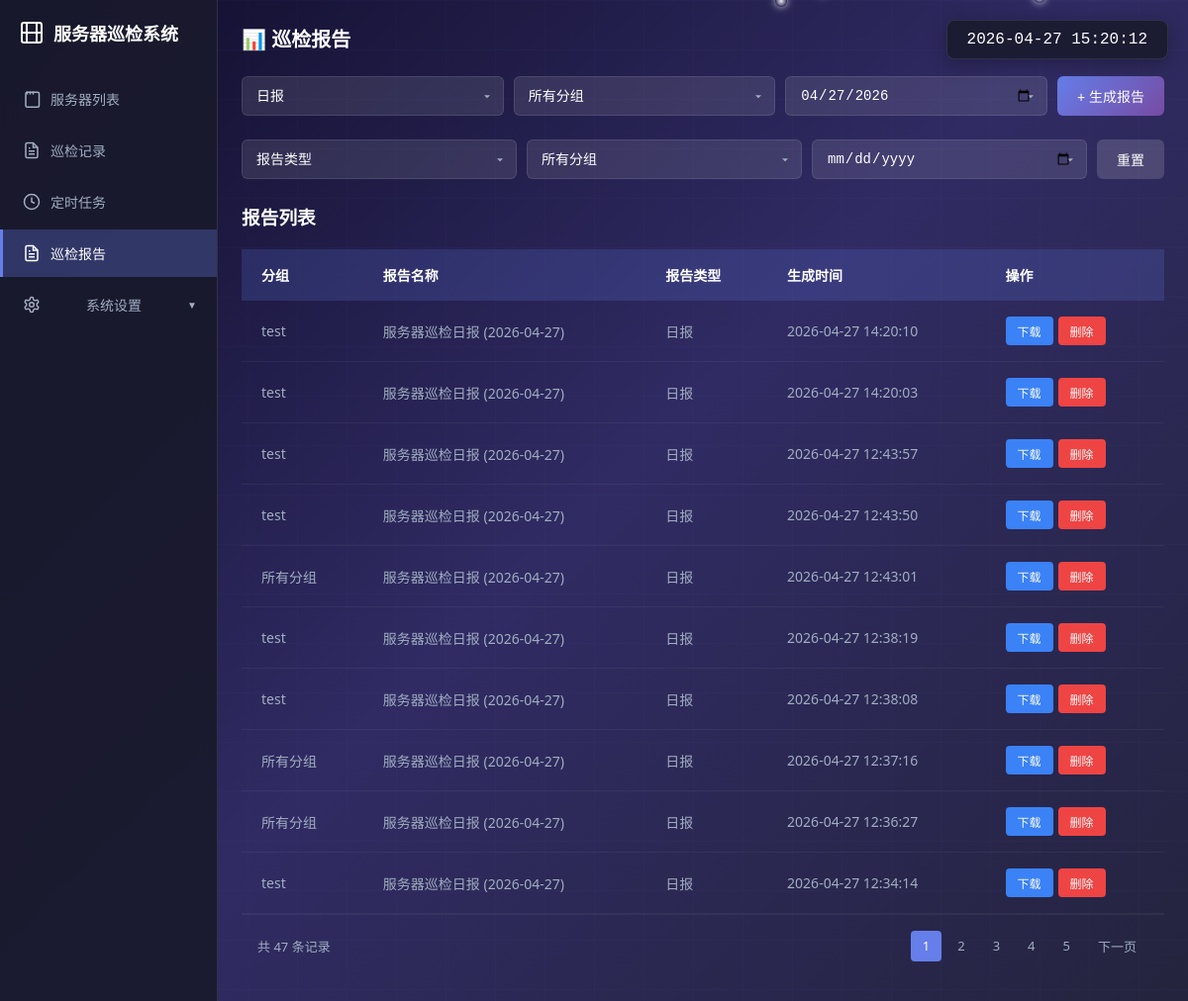
Page /reports on the committed database.
### tables this page shows
CREATE TABLE reports (
            id INTEGER PRIMARY KEY AUTOINCREMENT,
            report_type TEXT,
            group_id INTEGER,
            group_name TEXT,
            report_name TEXT,
            generated_at TIMESTAMP DEFAULT CURRENT_TIMESTAMP, is_deleted INTEGER DEFAULT 0,
            FOREIGN KEY (group_id) REFERENCES groups(id)
        );

### app.py (the view)
@app.route('/reports')
def reports():
    groups = get_all_groups()
    filter_type = request.args.get('report_type')
    filter_group = request.args.get('group_id')
    filter_date = request.args.get('date')
    page = request.args.get('page', 1, type=int)
    per_page = 10
    reports = get_all_reports(filter_type, filter_group, filter_date, page, per_page)
    total = get_reports_count(filter_type, filter_group, filter_date)
    total_pages = (total + per_page - 1) // per_page
    return render_template('reports.html', groups=groups, reports=reports,
                           filter_type=filter_type, filter_group=filter_group, filter_date=filter_date,
                           page=page, per_page=per_page, total=total, total_pages=total_pages)

### database.py (called while the page is built)
def get_connection():
    return sqlite3.connect(DATABASE_PATH)

def get_all_groups():
    conn = get_connection()
    cursor = conn.cursor()
    cursor.execute('SELECT id, name, sort_order FROM groups WHERE is_deleted = 0 ORDER BY sort_order ASC, created_at DESC')
    groups = cursor.fetchall()
    conn.close()
    return groups

def get_all_reports(filter_type=None, filter_group=None, filter_date=None, page=1, per_page=10):
    conn = get_connection()
    cursor = conn.cursor()
    offset = (page - 1) * per_page
    query = '''
        SELECT * FROM reports
        WHERE 1=1 AND is_deleted = 0
    '''
    params = []
    if filter_type:
        query += ' AND report_type = ?'
        params.append(filter_type)
    if filter_group:
        query += ' AND group_id = ?'
        params.append(filter_group)
    if filter_date:
        query += ' AND DATE(generated_at) = ?'
        params.append(filter_date)
    query += ' ORDER BY generated_at DESC LIMIT ? OFFSET ?'
    params.extend([per_page, offset])
    cursor.execute(query, params)
    reports = cursor.fetchall()
    conn.close()
    return reports

def get_reports_count(filter_type=None, filter_group=None, filter_date=None):
    conn = get_connection()
    cursor = conn.cursor()
    query = '''
        SELECT COUNT(*) FROM reports
        WHERE 1=1 AND is_deleted = 0
    '''
    params = []
    if filter_type:
        query += ' AND report_type = ?'
        params.append(filter_type)
    if filter_group:
        query += ' AND group_id = ?'
        params.append(filter_group)
    if filter_date:
        query += ' AND DATE(generated_at) = ?'
        params.append(filter_date)
    cursor.execute(query, params)
    count = cursor.fetchone()[0]
    conn.close()
    return count

### templates/reports.html (shortened to what this page needs)
<!DOCTYPE html>
<html lang="zh-CN">
<head>
</head>
<body>
    <div class="bg-animation"></div>
    <div class="bg-grid"></div>
    <div class="snow-container" id="snowContainer"></div>
    <div class="current-time" id="currentTime"></div>
    <div class="sidebar">
        <div class="logo">
            <h1>
                <svg viewBox="0 0 24 24" fill="none" stroke="currentColor" stroke-width="2">
                    <rect x="2" y="2" width="20" height="20" rx="2.18" ry="2.18"></rect>
                    <line x1="7" y1="2" x2="7" y2="22"></line>
                    <line x1="17" y1="2" x2="17" y2="22"></line>
                    <line x1="2" y1="12" x2="22" y2="12"></line>
                </svg>
                服务器巡检系统
            </h1>
        </div>
        <ul class="menu">
            <li>
                <a href="/">
                    <svg viewBox="0 0 24 24" fill="none" stroke="currentColor" stroke-width="2">
                        <path d="M4 21V5a2 2 0 0 1 2-2h14a2 2 0 0 1 2 2v16a2 2 0 0 1-2 2H6a2 2 0 0 1-2-2z"></path>
                        <path d="M14 2v4"></path>
                        <path d="M10 2v4"></path>
                        <path d="M6 2v4"></path>
                    </svg>
                    服务器列表
                </a>
            </li>
            <li>
                <a href="/records">
                    巡检记录
                </a>
            </li>
            <li>
                <a href="/tasks">
                    <svg viewBox="0 0 24 24" fill="none" stroke="currentColor" stroke-width="2">
                        <circle cx="12" cy="12" r="10"></circle>
                        <polyline points="12 6 12 12 16 14"></polyline>
                    </svg>
                    定时任务
                </a>
            </li>
            <li>
                <a href="/reports" class="active">
                    巡检报告
                </a>
            </li>
            <li class="has-submenu">
                <a href="#" class="submenu-toggle">
                    系统设置
                    <span class="submenu-icon">▼</span>
                </a>
            </li>
        </ul>
    </div>
    <div class="main-content">
        <div class="header">
            <div class="header-left">
                <h2>📊 巡检报告</h2>
            </div>
        </div>
        <div class="search-bar">
            <select id="reportType">
                <option value="daily">日报</option>
            </select>
            <select id="groupId">
                <option value="all">所有分组</option>
            </select>
            <input type="date" id="reportDate">
            <button class="btn-add" onclick="generateReport()">+ 生成报告</button>
        </div>
        <div class="search-bar">
            <select id="filterType" onchange="filterReports()">
                <option value="">报告类型</option>
            </select>
            <select id="filterGroup" onchange="filterReports()">
                <option value="">所有分组</option>
            </select>
            <input type="date" id="filterDate" value="{{ filter_date }}" onchange="filterReports()">
            <button class="btn-reset" onclick="resetFilter()">重置</button>
        </div>
        <div class="table-container">
            <h3 style="color: #fff; margin: 20px 0;">报告列表</h3>
            {% if reports %}
            <table class="data-table">
                <thead>
                    <tr>
                        <th>分组</th>
                        <th>报告名称</th>
                        <th>报告类型</th>
                        <th>生成时间</th>
                        <th>操作</th>
                    </tr>
                </thead>
                <tbody>
                    {% for report in reports %}
                    <tr>
                        <td>{{ report[3] or '所有分组' }}</td>
                        <td>{{ report[4] }}</td>
                        <td>
                            {% if report[1] == 'daily' %}日报
                            {% elif report[1] == 'weekly' %}周报
                            {% elif report[1] == 'monthly' %}月报
                            {% else %}{{ report[1] }}
                            {% endif %}
                        </td>
                        <td>{{ report[5] }}</td>
                        <td>
                            <div class="action-btns">
                                <button class="action-btn btn-download" onclick="downloadReport('{{ report[1] }}', '{{ report[2] or 'all' }}')">下载</button>
                                <button class="action-btn btn-delete" onclick="deleteReport({{ report[0] }})">删除</button>
                            </div>
                        </td>
                    </tr>
                    {% endfor %}
                </tbody>
            </table>
            <div class="pagination">
                <div class="pagination-info">共 {{ total }} 条记录</div>
                <div class="pagination-links">
                    {% for p in range(1, total_pages+1) %}
                    <a href="/reports?report_type={{ filter_type }}&group_id={{ filter_group }}&date={{ filter_date }}&page={{ p }}" {% if p == page %}class="active"{% endif %}>{{ p }}</a>
                    {% endfor %}
                    {% if page < total_pages %}
                    <a href="/reports?report_type={{ filter_type }}&group_id={{ filter_group }}&date={{ filter_date }}&page={{ page+1 }}">下一页</a>
                    {% endif %}
                </div>
            </div>
            {% else %}
            <div class="empty-state">
                <h3>暂无报告记录</h3>
                <p>生成报告后将在此处显示</p>
            </div>
            {% endif %}
        </div>
    </div>
</body>
</html>

### templates/reports.html (style rules this page uses)
* { margin: 0; padding: 0; box-sizing: border-box; }
body { font-family: 'Segoe UI', Tahoma, Geneva, Verdana, sans-serif; min-height: 100vh; display: flex; position: relative; overflow-x: hidden; }
.bg-animation { position: fixed; top: 0; left: 0; width: 100%; height: 100%; background: linear-gradient(135deg, #0f0c29 0%, #302b63 50%, #24243e 100%); z-index: -4; animation: gradient-shift 15s ease infinite; }
.bg-grid { position: fixed; top: 0; left: 0; width: 100%; height: 100%; z-index: -3; background-image: linear-gradient(rgba(102, 126, 234, 0.03) 1px, transparent 1px), linear-gradient(90deg, rgba(102, 126, 234, 0.03) 1px, transparent 1px); background-size: 50px 50px; animation: grid-move 20s linear infinite; }
.snow-container { position: fixed; top: 0; left: 0; width: 100%; height: 100%; z-index: -2; overflow: hidden; pointer-events: none; }
.sidebar { width: 220px; background: rgba(26, 26, 46, 0.95); border-right: 1px solid rgba(255, 255, 255, 0.1); padding: 20px 0; position: fixed; left: 0; top: 0; bottom: 0; z-index: 10; backdrop-filter: blur(10px); }
.logo { padding: 0 20px; margin-bottom: 30px; }
.logo h1 { font-size: 18px; color: #fff; font-weight: 600; display: flex; align-items: center; gap: 10px; }
.logo h1 svg { width: 24px; height: 24px; }
.menu { list-style: none; }
.menu li { margin-bottom: 4px; }
.menu li a { display: flex; align-items: center; gap: 10px; padding: 14px 20px; color: #a0aec0; text-decoration: none; font-size: 14px; transition: all 0.3s ease; border-left: 3px solid transparent; }
.menu li a.active { background: rgba(102, 126, 234, 0.3); color: #fff; border-left-color: #667eea; }
.menu li a svg { width: 18px; height: 18px; }
.menu li.has-submenu { position: relative; }
.menu li.has-submenu .submenu-toggle { display: flex; justify-content: space-between; align-items: center; }
.menu li.has-submenu .submenu-icon { font-size: 10px; transition: transform 0.3s ease; }
.main-content { flex: 1; margin-left: 220px; padding: 24px; position: relative; z-index: 5; }
.header { display: flex; justify-content: space-between; align-items: center; margin-bottom: 24px; }
.header-left h2 { color: #fff; font-size: 20px; font-weight: 600; }
.current-time { position: fixed; top: 20px; right: 20px; padding: 10px 20px; background: rgba(26, 26, 46, 0.9); border: 1px solid rgba(255, 255, 255, 0.1); border-radius: 8px; color: #fff; font-size: 16px; font-family: 'Courier New', monospace; z-index: 100; backdrop-filter: blur(10px); box-shadow: 0 4px 20px rgba(0, 0, 0, 0.3); }
.search-bar { display: flex; gap: 10px; margin-bottom: 24px; }
.search-bar select, .search-bar input { flex: 1; background: rgba(255, 255, 255, 0.1); border: 1px solid rgba(255, 255, 255, 0.1); border-radius: 6px; padding: 10px 14px; color: #fff; font-size: 14px; appearance: none; -webkit-appearance: none; -moz-appearance: none; background-repeat: no-repeat; background-position: right 10px center; background-size: 12px; }
.search-bar select option { background: rgba(26, 26, 46, 0.95); color: #fff; padding: 10px; }
.search-bar input::placeholder { color: #a0aec0; }
.search-bar button { padding: 10px 20px; border: none; border-radius: 6px; font-size: 14px; font-weight: 500; cursor: pointer; transition: all 0.3s ease; }
.btn-reset { background: rgba(255, 255, 255, 0.15); color: #fff; }
.btn-add { background: linear-gradient(135deg, #667eea 0%, #764ba2 100%); color: #fff; }

### rows in the picture
reports: group_name "test", report_name "服务器巡检日报 (2026-04-27)", report_type "日报", generated_at "2026-04-27 14:20:10"
reports: group_name "test", report_name "服务器巡检日报 (2026-04-27)", report_type "日报", generated_at "2026-04-27 14:20:03"
reports: group_name "test", report_name "服务器巡检日报 (2026-04-27)", report_type "日报", generated_at "2026-04-27 12:43:57"
reports: group_name "test", report_name "服务器巡检日报 (2026-04-27)", report_type "日报", generated_at "2026-04-27 12:43:50"
reports: group_name "所有分组", report_name "服务器巡检日报 (2026-04-27)", report_type "日报", generated_at "2026-04-27 12:43:01"
reports: group_name "test", report_name "服务器巡检日报 (2026-04-27)", report_type "日报", generated_at "2026-04-27 12:38:19"
reports: group_name "test", report_name "服务器巡检日报 (2026-04-27)", report_type "日报", generated_at "2026-04-27 12:38:08"
reports: group_name "所有分组", report_name "服务器巡检日报 (2026-04-27)", report_type "日报", generated_at "2026-04-27 12:37:16"
reports: group_name "所有分组", report_name "服务器巡检日报 (2026-04-27)", report_type "日报", generated_at "2026-04-27 12:36:27"
reports: group_name "test", report_name "服务器巡检日报 (2026-04-27)", report_type "日报", generated_at "2026-04-27 12:34:14"

### other values in the picture
{{ total }} "47"
{{ p }} "1" "2" "3" "4" "5"
